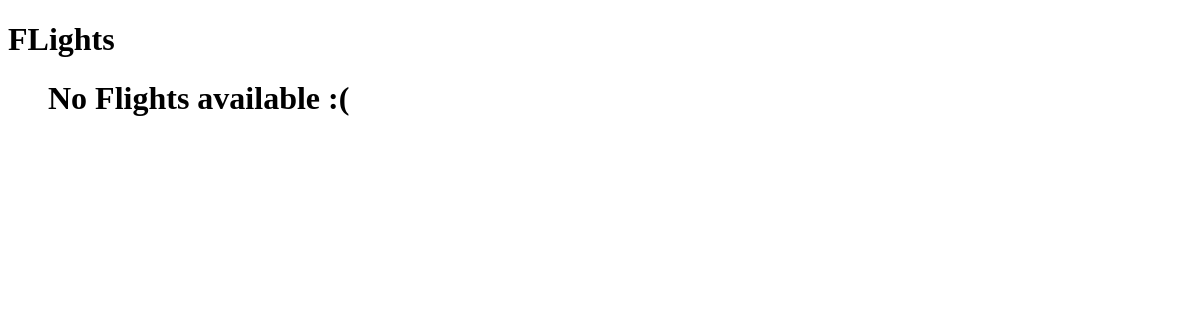
/flights/, run on an earlier commit of the app's database.
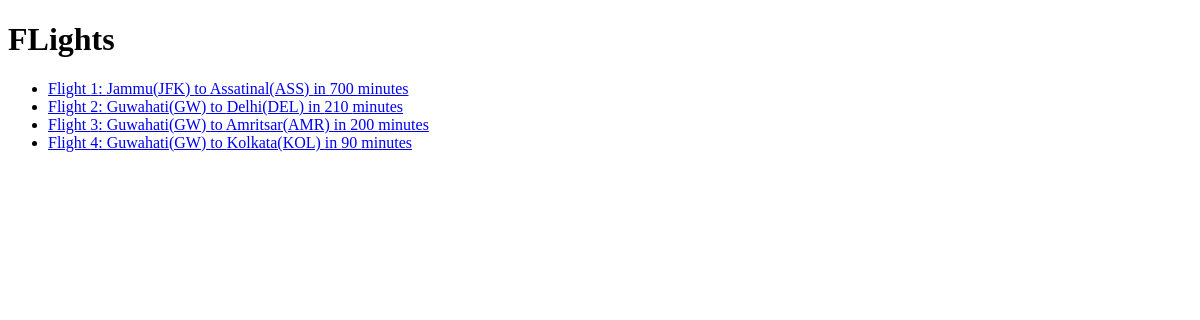
And on a later commit of the database.
### flights/models.py (models this page shows, shortened)
class Flight(models.Model):
    origin = models.ForeignKey(
        Airport, on_delete=models.CASCADE, related_name="departures"
    )  #cascade will delete the origin if the city or code is delted in Airport that the origin reference
    destination = models.ForeignKey(Airport,
                                    on_delete=models.CASCADE,
                                    related_name="arrivals")
    duration = models.IntegerField()

class Airport(models.Model):
    code = models.CharField(max_length=3)
    city = models.CharField(max_length=64)
    def __str__(self):
        return f"{self.city}({self.code})"

### flights/views.py (the view)
# urls.py: path("", views.index, name="index"),
def index(req):
    return render(req, "flights/index.html", {"flights": Flight.objects.all()})

### flights/templates/flights/index.html (shortened to what this page needs)
{% extends "flights/layout.html" %}
{% block body %}
    <h1>FLights</h1>
    <ul>
        {% for flight in flights %}
            <li>
                <a href="{% url 'flights:flight' flight.id %}">
                    Flight {{flight.id}}: {{flight.origin}} to {{flight.destination}}
                    in {{flight.duration}} minutes
                </a>
            </li>
        {% empty %}
            <h1>No Flights available :(</h1>
        {% endfor %}
    </ul>
{% endblock %}

### flights/templates/flights/layout.html (shortened to what this page needs)
<!DOCTYPE html>
<html lang="en">
<head>
</head>
<body>
    {% block body %}
    {% endblock%}
</body>
</html>

What changed in the data, as far as the page shows it:
added Flight: id "1", origin "Jammu(JFK)", destination "Assatinal(ASS)", duration "700"
added Flight: id "2", origin "Guwahati(GW)", destination "Delhi(DEL)", duration "210"
added Flight: id "3", origin "Guwahati(GW)", destination "Amritsar(AMR)", duration "200"
added Flight: id "4", origin "Guwahati(GW)", destination "Kolkata(KOL)", duration "90"
Also different on the page:
text no longer shown: "No Flights available :("
